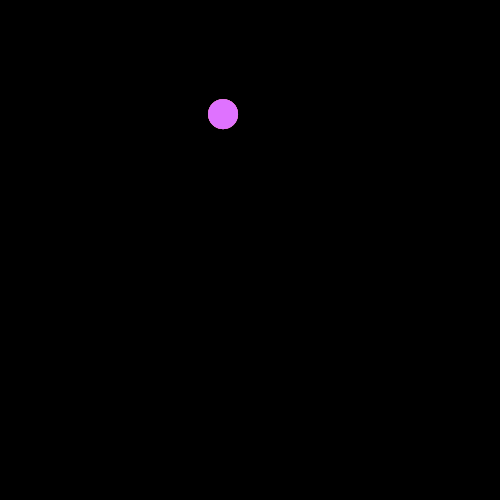
Frame 1 (no input)
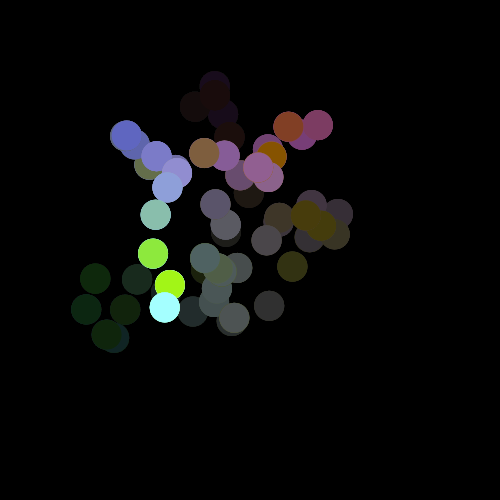
Frame 60 (the mouse pressed at the canvas centre just before this capture)
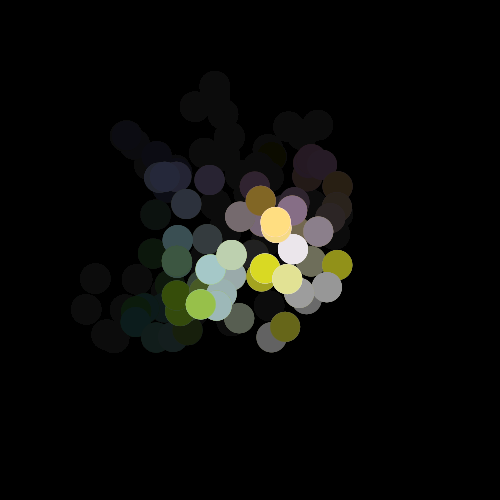
Frame 120 (the mouse held since frame 60 and released just before this capture)

The Processing sketch that drew these frames (run headless with seeded random() and noise(); from frame 60 on, the mouse is pressed at the canvas centre):

// Processing sketch: Wyorms
// ── Wyorms.pde
void setup() {

  size(500, 500);
  background(0, 0, 0);
}

int worms = 1;
void draw() {
    makeMagical();
  for (int j = 0; j < worms; j++) {
    for (int i = 0; i<5; i++) {
      float w = random(500);
      float a = getWormX(500+j);
      float y = getWormY(500+j);
      fill(a, y, w);
      ellipse(a, y, 30, 30);
     // println(a+"a");
     // println(y+"y");
    }
  }
}    
void mouseClicked() {
  worms+=1;
}











float frequency = .1;
float noiseInterval = PI; 

void makeMagical() {
  fill( 0, 0, 0, 10 );
  rect(0, 0, width, height);
  noStroke();
}

float getWormX(int i) {
  return map(noise(i*noiseInterval + frameCount * frequency), 0, 1, 0, width);
}

float getWormY(int i) {
  return map(noise(i*noiseInterval+1 + frameCount * frequency), 0, 1, 0, height);
}
